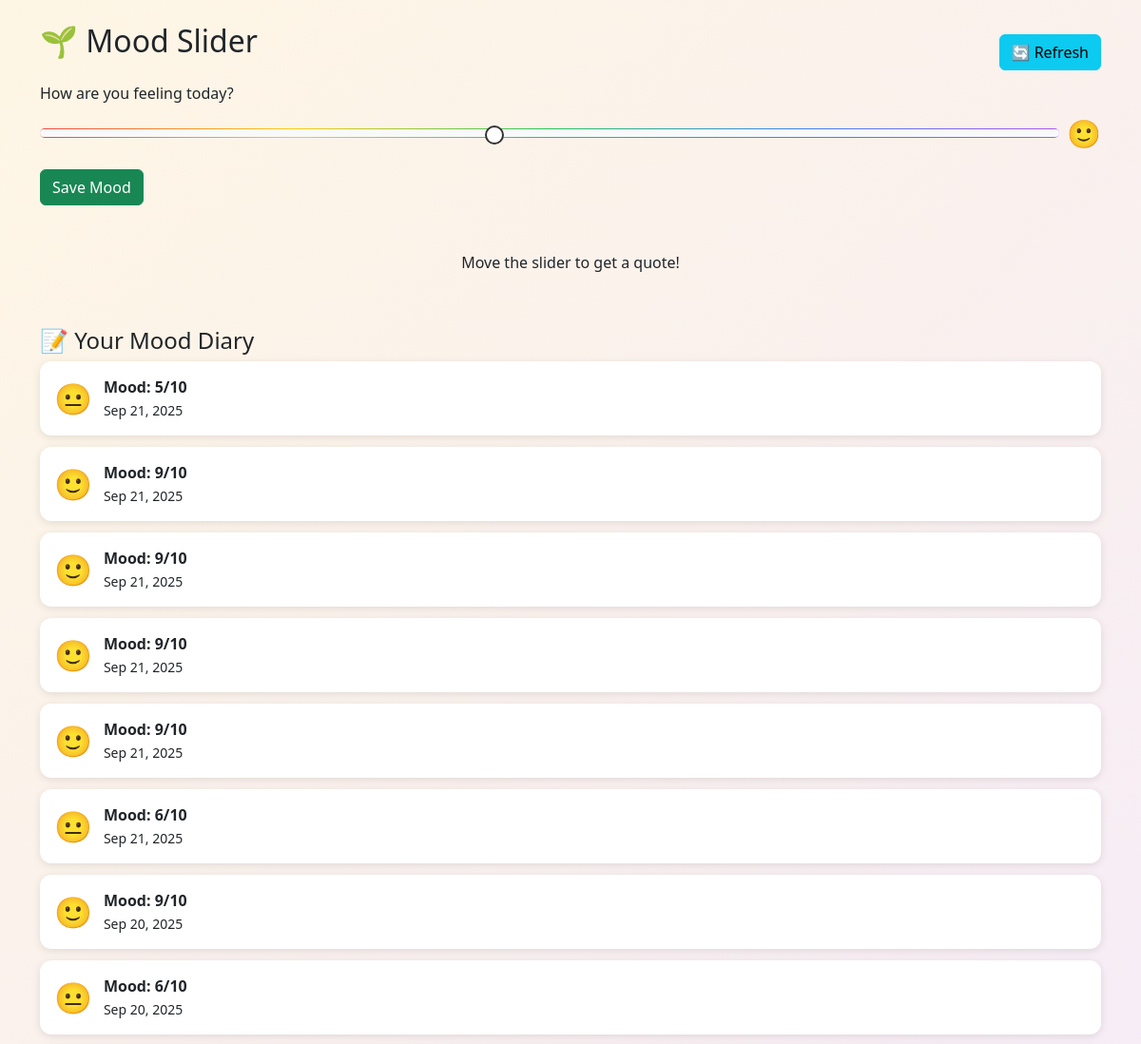
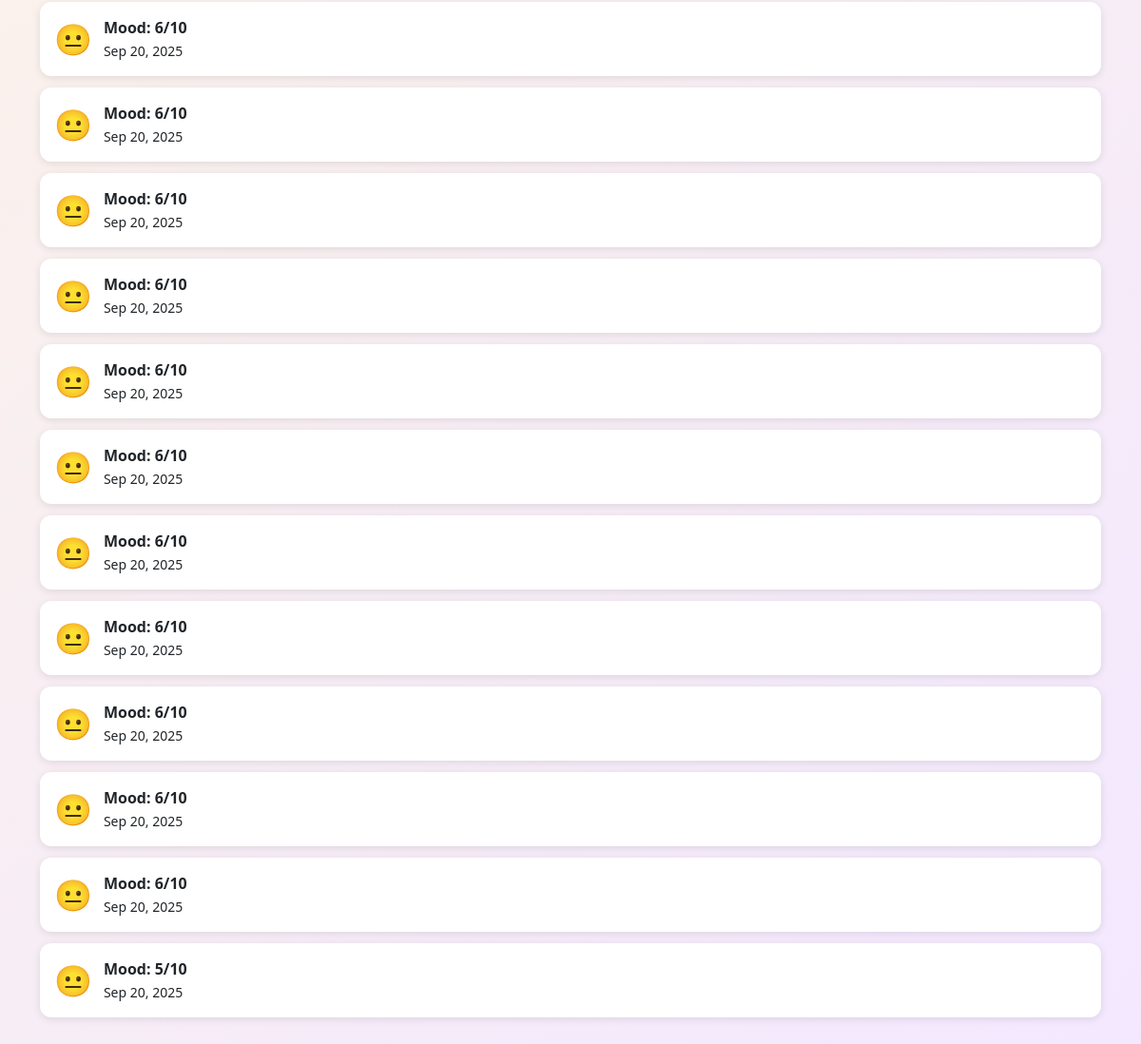
/mood_slider/ (signed in), run on the app's committed database (2 pictures, top to bottom).
### mentalcare/models.py (models this page shows, shortened)
class MoodSlider(models.Model):
    user = models.ForeignKey(User , on_delete=models.CASCADE)
    mood_value = models.IntegerField()  # 1 to 10 scale...
    date = models.DateTimeField(auto_now_add=True)
    def get_emoji(self):
        if self.mood_value <= 3 :
            return "😢"
        elif self.mood_value >= 4 and self.mood_value <= 7:
            return "😐"
        elif self.mood_value >= 8:
            return "🙂"
        return "🤩"

### mentalcare/views.py (the view)
# urls.py: path('mood_slider/' , views.mood_slider_view , name = 'mood_slider'),
@login_required
def mood_slider_view(request):
    if request.method == "POST":
        mood_value = int(request.POST.get("mood"))
        MoodSlider.objects.create(user=request.user, mood_value=mood_value)
    moods = MoodSlider.objects.filter(user=request.user).order_by("-date")
    return render(request, "mood_slider.html", {"moods": moods})

### mentalcare/templates/mood_slider.html (shortened to what this page needs)
{% load static %}
<!DOCTYPE html>
<html lang="en">
<head>
  <link href="https://cdn.jsdelivr.net/npm/bootstrap@5.3.0/dist/css/bootstrap.min.css" rel="stylesheet">
</head>
<body class="container py-4">
  <div class="d-flex justify-content-between align-items-center">
    <h2 class="mb-4">🌱 Mood Slider</h2>
    <button class="btn btn-info" onclick="location.reload()">🔄 Refresh</button>
  </div>
  <form method="post">
    <label for="mood" class="form-label">How are you feeling today?</label>
    <div class="d-flex align-items-center gap-2">
      <input type="range" min="1" max="10" value="5" id="mood" name="mood" class="form-range">
      <span id="moodEmoji" style="font-size:1.8rem;">🙂</span>
    </div>
    <button class="btn btn-success my-3" type="submit">Save Mood</button>
  </form>
  <div id="quoteDisplay" class="mt-3 text-center p-3">
      <p>Move the slider to get a quote!</p>
  </div>
  <h4 class="mt-4">📝 Your Mood Diary</h4>
  <div id="moodDiary">
    {% for mood in moods %}
      <div class="mood-card">
        <span class="mood-emoji">{{ mood.get_emoji }}</span>
        <div>
          <strong>Mood: {{ mood.mood_value }}/10</strong><br>
          <small>{{ mood.date|date:"M d, Y" }}</small>
        </div>
      </div>
    {% empty %}
      <p>No moods saved yet 🌱</p>
    {% endfor %}
  </div>
</body>
</html>

### mentalcare/templates/mood_slider.html (style rules this page uses)
body { background: linear-gradient(135deg, #fef6e4, #f3e8ff); font-family: "Segoe UI", Tahoma, Geneva, Verdana, sans-serif; }
.mood-card { border-radius: 12px; box-shadow: 0 2px 8px rgba(0,0,0,0.1); margin-bottom: 12px; padding: 15px; display: flex; align-items: center; gap: 12px; background: white; }
.mood-emoji { font-size: 2rem; }
#mood { appearance: none; width: 100%; height: 10px; border-radius: 5px; background: linear-gradient(to right, #ef4444, #facc15, #22c55e, #3b82f6, #a855f7); outline: none; }

### data on the page
MoodSlider: get_emoji "😐", mood_value "5", date "Sep 21, 2025"
MoodSlider: get_emoji "🙂", mood_value "9", date "Sep 21, 2025"
MoodSlider: get_emoji "🙂", mood_value "9", date "Sep 21, 2025"
MoodSlider: get_emoji "🙂", mood_value "9", date "Sep 21, 2025"
MoodSlider: get_emoji "🙂", mood_value "9", date "Sep 21, 2025"
MoodSlider: get_emoji "😐", mood_value "6", date "Sep 21, 2025"
MoodSlider: get_emoji "🙂", mood_value "9", date "Sep 20, 2025"
MoodSlider: get_emoji "😐", mood_value "6", date "Sep 20, 2025"
MoodSlider: get_emoji "😐", mood_value "6", date "Sep 20, 2025"
MoodSlider: get_emoji "😐", mood_value "6", date "Sep 20, 2025"
MoodSlider: get_emoji "😐", mood_value "6", date "Sep 20, 2025"
MoodSlider: get_emoji "😐", mood_value "6", date "Sep 20, 2025"
MoodSlider: get_emoji "😐", mood_value "6", date "Sep 20, 2025"
MoodSlider: get_emoji "😐", mood_value "6", date "Sep 20, 2025"
MoodSlider: get_emoji "😐", mood_value "6", date "Sep 20, 2025"
MoodSlider: get_emoji "😐", mood_value "6", date "Sep 20, 2025"
MoodSlider: get_emoji "😐", mood_value "6", date "Sep 20, 2025"
MoodSlider: get_emoji "😐", mood_value "6", date "Sep 20, 2025"
MoodSlider: get_emoji "😐", mood_value "6", date "Sep 20, 2025"
MoodSlider: get_emoji "😐", mood_value "5", date "Sep 20, 2025"
